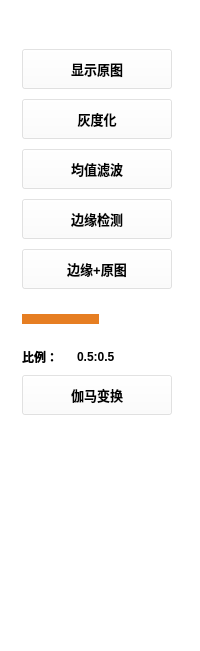
  <widget class="QDockWidget" name="dockWidget">
   <property name="minimumSize">
    <size>
     <width>181</width>
     <height>651</height>
    </size>
   </property>
   <property name="styleSheet">
    <string notr="true">background-color: rgba(255, 255, 255, 100);</string>
   </property>
   <property name="windowTitle">
    <string> 工具箱</string>
   </property>
   <attribute name="dockWidgetArea">
    <number>1</number>
   </attribute>
   <widget class="QWidget" name="dockWidgetContents">
    <property name="sizePolicy">
     <sizepolicy hsizetype="Preferred" vsizetype="Preferred">
      <horstretch>0</horstretch>
      <verstretch>0</verstretch>
     </sizepolicy>
    </property>
    <property name="layoutDirection">
     <enum>Qt::LeftToRight</enum>
    </property>
    <layout class="QVBoxLayout" name="verticalLayout_4">
     <property name="spacing">
      <number>10</number>
     </property>
     <property name="leftMargin">
      <number>0</number>
     </property>
     <property name="topMargin">
      <number>0</number>
     </property>
     <property name="rightMargin">
      <number>0</number>
     </property>
     <property name="bottomMargin">
      <number>0</number>
     </property>
     <item>
      <spacer name="verticalSpacer">
       <property name="orientation">
        <enum>Qt::Vertical</enum>
       </property>
       <property name="sizeHint" stdset="0">
        <size>
         <width>20</width>
         <height>40</height>
        </size>
       </property>
      </spacer>
     </item>
     <item>
      <layout class="QGridLayout" name="gridLayout_3">
       <property name="sizeConstraint">
        <enum>QLayout::SetDefaultConstraint</enum>
       </property>
       <property name="spacing">
        <number>10</number>
       </property>
       <item row="0" column="0">
        <widget class="QPushButton" name="btnSrc">
         <property name="sizePolicy">
          <sizepolicy hsizetype="Fixed" vsizetype="Fixed">
           <horstretch>0</horstretch>
           <verstretch>0</verstretch>
          </sizepolicy>
         </property>
         <property name="minimumSize">
          <size>
           <width>150</width>
           <height>40</height>
          </size>
         </property>
         <property name="maximumSize">
          <size>
           <width>150</width>
           <height>40</height>
          </size>
         </property>
         <property name="font">
          <font>
           <family>Adobe 宋体 Std L</family>
           <pointsize>10</pointsize>
           <weight>75</weight>
           <bold>true</bold>
          </font>
         </property>
         <property name="styleSheet">
          <string notr="true">QPushButton:pressed {
    /* 鼠标按下状态 */
    background-color: rgb(0, 255, 255);
}</string>
         </property>
         <property name="text">
          <string>显示原图</string>
         </property>
         <property name="icon">
          <iconset resource="res.qrc">
           <normaloff>:/images/src_image.png</normaloff>:/images/src_image.png</iconset>
         </property>
         <property name="iconSize">
          <size>
           <width>50</width>
           <height>50</height>
          </size>
         </property>
        </widget>
       </item>
       <item row="1" column="0">
        <widget class="QPushButton" name="btnGray">
         <property name="sizePolicy">
          <sizepolicy hsizetype="Fixed" vsizetype="Fixed">
           <horstretch>0</horstretch>
           <verstretch>0</verstretch>
          </sizepolicy>
         </property>
         <property name="minimumSize">
          <size>
           <width>150</width>
           <height>40</height>
          </size>
         </property>
         <property name="maximumSize">
          <size>
           <width>150</width>
           <height>40</height>
          </size>
         </property>
         <property name="font">
          <font>
           <pointsize>10</pointsize>
           <weight>75</weight>
           <bold>true</bold>
          </font>
         </property>
         <property name="styleSheet">
          <string notr="true">QPushButton:pressed {
    /* 鼠标按下状态 */
    background-color: rgb(0, 255, 255);
}</string>
         </property>
         <property name="text">
          <string>灰度化</string>
         </property>
         <property name="icon">
          <iconset resource="res.qrc">
           <normaloff>:/images/gray.png</normaloff>:/images/gray.png</iconset>
         </property>
         <property name="iconSize">
          <size>
           <width>40</width>
           <height>40</height>
          </size>
         </property>
        </widget>
       </item>
       <item row="2" column="0">
        <widget class="QPushButton" name="btnMeanFilter">
         <property name="sizePolicy">
          <sizepolicy hsizetype="Fixed" vsizetype="Fixed">
           <horstretch>0</horstretch>
           <verstretch>0</verstretch>
          </sizepolicy>
         </property>
         <property name="minimumSize">
          <size>
           <width>150</width>
           <height>40</height>
          </size>
         </property>
         <property name="maximumSize">
          <size>
           <width>150</width>
           <height>40</height>
          </size>
         </property>
         <property name="font">
          <font>
           <pointsize>10</pointsize>
           <weight>75</weight>
           <bold>true</bold>
          </font>
         </property>
         <property name="styleSheet">
          <string notr="true">QPushButton:pressed {
    /* 鼠标按下状态 */
    background-color: rgb(0, 255, 255);
}</string>
         </property>
         <property name="text">
          <string>均值滤波</string>
         </property>
         <property name="icon">
          <iconset resource="res.qrc">
           <normaloff>:/images/mean_filter.png</normaloff>:/images/mean_filter.png</iconset>
         </property>
         <property name="iconSize">
          <size>
           <width>34</width>
           <height>34</height>
          </size>
         </property>
        </widget>
       </item>
       <item row="3" column="0">
        <widget class="QPushButton" name="btnEdge">
         <property name="sizePolicy">
          <sizepolicy hsizetype="Fixed" vsizetype="Fixed">
           <horstretch>0</horstretch>
           <verstretch>0</verstretch>
          </sizepolicy>
         </property>
         <property name="minimumSize">
          <size>
           <width>150</width>
           <height>40</height>
          </size>
         </property>
         <property name="maximumSize">
          <size>
           <width>150</width>
           <height>40</height>
          </size>
         </property>
         <property name="font">
          <font>
           <pointsize>10</pointsize>
           <weight>75</weight>
           <bold>true</bold>
          </font>
         </property>
         <property name="styleSheet">
          <string notr="true">QPushButton:pressed {
    /* 鼠标按下状态 */
    background-color: rgb(0, 255, 255);
}</string>
         </property>
         <property name="text">
          <string>边缘检测</string>
         </property>
         <property name="icon">
          <iconset resource="res.qrc">
           <normaloff>:/images/edge_detector.png</normaloff>:/images/edge_detector.png</iconset>
         </property>
         <property name="iconSize">
          <size>
           <width>35</width>
           <height>35</height>
          </size>
         </property>
        </widget>
       </item>
       <item row="4" column="0">
        <widget class="QPushButton" name="btnWith">
         <property name="sizePolicy">
          <sizepolicy hsizetype="Fixed" vsizetype="Fixed">
           <horstretch>0</horstretch>
           <verstretch>0</verstretch>
          </sizepolicy>
         </property>
         <property name="minimumSize">
          <size>
           <width>150</width>
           <height>40</height>
          </size>
         </property>
         <property name="maximumSize">
          <size>
           <width>150</width>
           <height>40</height>
          </size>
         </property>
         <property name="font">
          <font>
           <pointsize>10</pointsize>
           <weight>75</weight>
           <bold>true</bold>
          </font>
         </property>
         <property name="styleSheet">
          <string notr="true">QPushButton:pressed {
    /* 鼠标按下状态 */
    background-color: rgb(0, 255, 255);
}</string>
         </property>
         <property name="text">
          <string>边缘+原图</string>
         </property>
         <property name="icon">
          <iconset resource="res.qrc">
           <normaloff>:/images/add.png</normaloff>:/images/add.png</iconset>
         </property>
         <property name="iconSize">
          <size>
           <width>35</width>
           <height>35</height>
          </size>
         </property>
        </widget>
       </item>
       <item row="5" column="0">
        <widget class="QSlider" name="sliderWithScale">
         <property name="sizePolicy">
          <sizepolicy hsizetype="Fixed" vsizetype="Fixed">
           <horstretch>0</horstretch>
           <verstretch>0</verstretch>
          </sizepolicy>
         </property>
         <property name="minimumSize">
          <size>
           <width>150</width>
           <height>40</height>
          </size>
         </property>
         <property name="maximumSize">
          <size>
           <width>150</width>
           <height>40</height>
          </size>
         </property>
         <property name="styleSheet">
          <string notr="true">QSlider::groove:horizontal {
	height: 10px;
	background: #e67e22;
}
QSlider::handle:Horizontal 
{
     height: 20px;
     width: 20px;
     border-image: url(:/images/slider.png);
     margin: -12 12px;
}
QSlider::add-page:horizontal {
    background: white;
}
QSlider::sub-page:horizontal {
    background: #e67e22;
}</string>
         </property>
         <property name="maximum">
          <number>100</number>
         </property>
         <property name="singleStep">
          <number>1</number>
         </property>
         <property name="value">
          <number>50</number>
         </property>
         <property name="orientation">
          <enum>Qt::Horizontal</enum>
         </property>
        </widget>
       </item>
       <item row="6" column="0">
        <layout class="QHBoxLayout" name="horizontalLayout_9">
         <property name="spacing">
          <number>5</number>
         </property>
         <item>
          <widget class="QLabel" name="labelWithScale1">
           <property name="sizePolicy">
            <sizepolicy hsizetype="Fixed" vsizetype="Fixed">
             <horstretch>0</horstretch>
             <verstretch>0</verstretch>
            </sizepolicy>
           </property>
           <property name="minimumSize">
            <size>
             <width>50</width>
             <height>16</height>
            </size>
           </property>
           <property name="maximumSize">
            <size>
             <width>50</width>
             <height>16</height>
            </size>
           </property>
           <property name="font">
            <font>
             <pointsize>9</pointsize>
             <weight>75</weight>
             <bold>true</bold>
            </font>
           </property>
           <property name="text">
            <string>比例：</string>
           </property>
          </widget>
         </item>
         <item>
          <widget class="QLabel" name="labelWithScale2">
           <property name="sizePolicy">
            <sizepolicy hsizetype="Fixed" vsizetype="Fixed">
             <horstretch>0</horstretch>
             <verstretch>0</verstretch>
            </sizepolicy>
           </property>
           <property name="minimumSize">
            <size>
             <width>100</width>
             <height>16</height>
            </size>
           </property>
           <property name="maximumSize">
            <size>
             <width>100</width>
             <height>16</height>
            </size>
           </property>
           <property name="font">
            <font>
             <pointsize>9</pointsize>
             <weight>75</weight>
             <bold>true</bold>
            </font>
           </property>
           <property name="text">
            <string>0.5:0.5</string>
           </property>
          </widget>
         </item>
        </layout>
       </item>
       <item row="7" column="0">
        <widget class="QPushButton" name="btnGamma">
         <property name="sizePolicy">
          <sizepolicy hsizetype="Fixed" vsizetype="Fixed">
           <horstretch>0</horstretch>
           <verstretch>0</verstretch>
          </sizepolicy>
         </property>
         <property name="minimumSize">
          <size>
           <width>150</width>
           <height>40</height>
          </size>
         </property>
         <property name="maximumSize">
          <size>
           <width>150</width>
           <height>40</height>
          </size>
         </property>
         <property name="font">
          <font>
           <pointsize>10</pointsize>
           <weight>75</weight>
           <bold>true</bold>
          </font>
         </property>
         <property name="styleSheet">
          <string notr="true">QPushButton:pressed {
    /* 鼠标按下状态 */
    background-color: rgb(0, 255, 255);
}</string>
         </property>
         <property name="text">
          <string>伽马变换</string>
         </property>
         <property name="icon">
          <iconset resource="res.qrc">
           <normaloff>:/images/gamma.png</normaloff>:/images/gamma.png</iconset>
         </property>
         <property name="iconSize">
          <size>
           <width>35</width>
           <height>35</height>
          </size>
         </property>
        </widget>
       </item>
       <item row="8" column="0">
        <spacer name="verticalSpacer_3">
         <property name="orientation">
          <enum>Qt::Vertical</enum>
         </property>
         <property name="sizeHint" stdset="0">
          <size>
           <width>20</width>
           <height>40</height>
          </size>
         </property>
        </spacer>
       </item>
       <item row="9" column="0">
        <layout class="QGridLayout" name="gridLayout_2">
         <item row="0" column="1">
          <widget class="QPushButton" name="btnTurnRight">
           <property name="sizePolicy">
            <sizepolicy hsizetype="Fixed" vsizetype="Fixed">
             <horstretch>0</horstretch>
             <verstretch>0</verstretch>
            </sizepolicy>
           </property>
           <property name="minimumSize">
            <size>
             <width>64</width>
             <height>64</height>
            </size>
           </property>
           <property name="maximumSize">
            <size>
             <width>64</width>
             <height>64</height>
            </size>
           </property>
           <property name="styleSheet">
            <string notr="true">QPushButton {
    /* 正常状态 */
    border-radius:32px;
    background-repeat:no-repeat;
    background-position:center;
}

QPushButton:pressed {
    /* 鼠标按下状态 */
    background-color: rgb(0, 255, 255);
    border-radius:32px;
    background-repeat:no-repeat;
    background-position:center;
}</string>
           </property>
           <property name="text">
            <string/>
           </property>
           <property name="icon">
            <iconset resource="res.qrc">
             <normaloff>:/images/turn_right.png</normaloff>:/images/turn_right.png</iconset>
           </property>
           <property name="iconSize">
            <size>
             <width>40</width>
             <height>40</height>
            </size>
           </property>
          </widget>
         </item>
         <item row="1" column="1">
          <widget class="QPushButton" name="btnVFlip">
           <property name="sizePolicy">
            <sizepolicy hsizetype="Fixed" vsizetype="Fixed">
             <horstretch>0</horstretch>
             <verstretch>0</verstretch>
            </sizepolicy>
           </property>
           <property name="minimumSize">
            <size>
             <width>64</width>
             <height>64</height>
            </size>
           </property>
           <property name="maximumSize">
            <size>
             <width>64</width>
             <height>64</height>
            </size>
           </property>
           <property name="styleSheet">
            <string notr="true">QPushButton {
    /* 正常状态 */
    border-radius:32px;
    background-repeat:no-repeat;
    background-position:center;
}

QPushButton:pressed {
    /* 鼠标按下状态 */
    background-color: rgb(0, 255, 255);
    border-radius:32px;
    background-repeat:no-repeat;
    background-position:center;
}</string>
           </property>
           <property name="text">
            <string/>
           </property>
           <property name="icon">
            <iconset resource="res.qrc">
             <normaloff>:/images/v_flip.png</normaloff>:/images/v_flip.png</iconset>
           </property>
           <property name="iconSize">
            <size>
             <width>50</width>
             <height>50</height>
            </size>
           </property>
          </widget>
         </item>
         <item row="1" column="0">
          <widget class="QPushButton" name="btnHFlip">
           <property name="sizePolicy">
            <sizepolicy hsizetype="Fixed" vsizetype="Fixed">
             <horstretch>0</horstretch>
             <verstretch>0</verstretch>
            </sizepolicy>
           </property>
           <property name="minimumSize">
            <size>
             <width>64</width>
             <height>64</height>
            </size>
           </property>
           <property name="maximumSize">
            <size>
             <width>64</width>
             <height>64</height>
            </size>
           </property>
           <property name="styleSheet">
            <string notr="true">QPushButton {
    /* 正常状态 */
    border-radius:32px;
    background-repeat:no-repeat;
    background-position:center;
}

QPushButton:pressed {
    /* 鼠标按下状态 */
    background-color: rgb(0, 255, 255);
    border-radius:32px;
    background-repeat:no-repeat;
    background-position:center;
}</string>
           </property>
           <property name="text">
            <string/>
           </property>
           <property name="icon">
            <iconset resource="res.qrc">
             <normaloff>:/images/h_flip.png</normaloff>:/images/h_flip.png</iconset>
           </property>
           <property name="iconSize">
            <size>
             <width>50</width>
             <height>50</height>
            </size>
           </property>
          </widget>
         </item>
         <item row="0" column="0">
          <widget class="QPushButton" name="btnTurnLeft">
           <property name="sizePolicy">
            <sizepolicy hsizetype="Fixed" vsizetype="Fixed">
             <horstretch>0</horstretch>
             <verstretch>0</verstretch>
            </sizepolicy>
           </property>
           <property name="minimumSize">
            <size>
             <width>64</width>
             <height>64</height>
            </size>
           </property>
           <property name="maximumSize">
            <size>
             <width>64</width>
             <height>64</height>
            </size>
           </property>
           <property name="styleSheet">
            <string notr="true">QPushButton {
    /* 正常状态 */
    border-radius:32px;
    background-repeat:no-repeat;
    background-position:center;
}

QPushButton:pressed {
    /* 鼠标按下状态 */
    background-color: rgb(0, 255, 255);
    border-radius:32px;
    background-repeat:no-repeat;
    background-position:center;
}</string>
           </property>
           <property name="text">
            <string/>
           </property>
           <property name="icon">
            <iconset resource="res.qrc">
             <normaloff>:/images/turn_left.png</normaloff>:/images/turn_left.png</iconset>
           </property>
           <property name="iconSize">
            <size>
             <width>40</width>
             <height>40</height>
            </size>
           </property>
          </widget>
         </item>
        </layout>
       </item>
      </layout>
     </item>
     <item>
      <spacer name="verticalSpacer_2">
       <property name="orientation">
        <enum>Qt::Vertical</enum>
       </property>
       <property name="sizeHint" stdset="0">
        <size>
         <width>20</width>
         <height>40</height>
        </size>
       </property>
      </spacer>
     </item>
    </layout>
   </widget>
  </widget>
